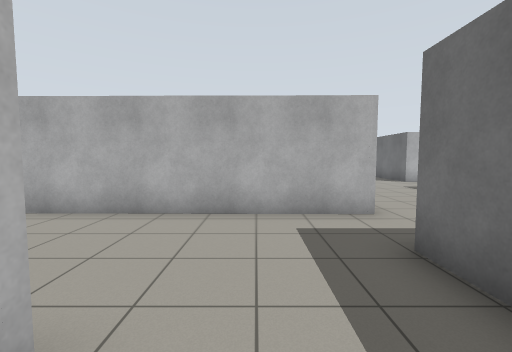
[1] (above)

16 first-person views from a walk through a world built for the Gazebo simulator. The camera is 1.2 m above the floor, tilts 4° down and sees 90° across. The floor is counted in squares, 1 m on a side. Each view is taken from the middle of a square. On the plan, view 1 faces up. The plan holds only what a view shows up to about 12 squares ahead; the rest is blank. The place goes on beyond the plan.

[2]
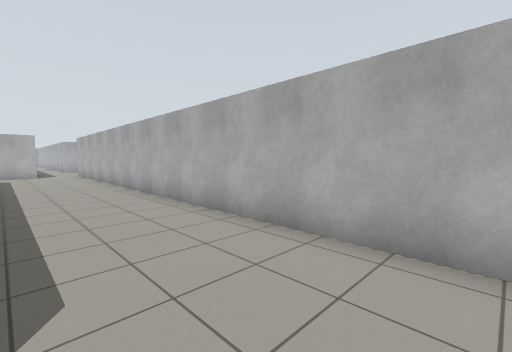

[3]
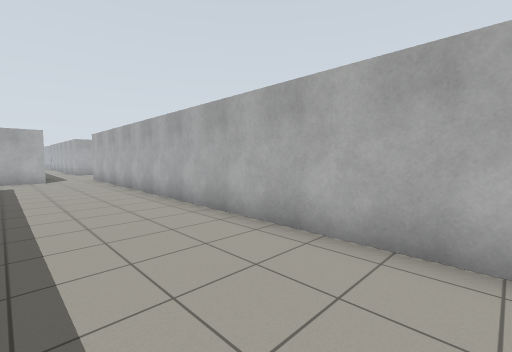

[4]
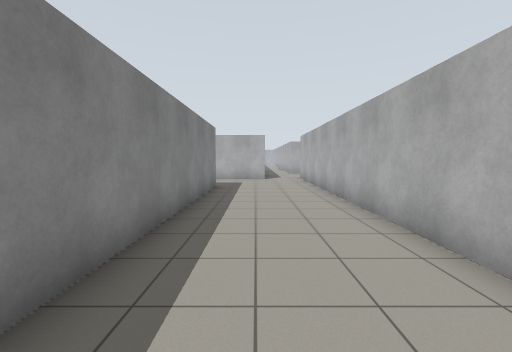

[5]
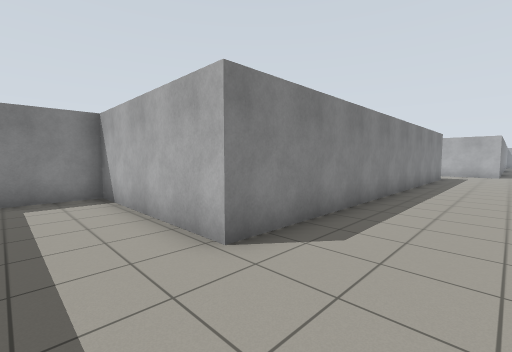

[6]
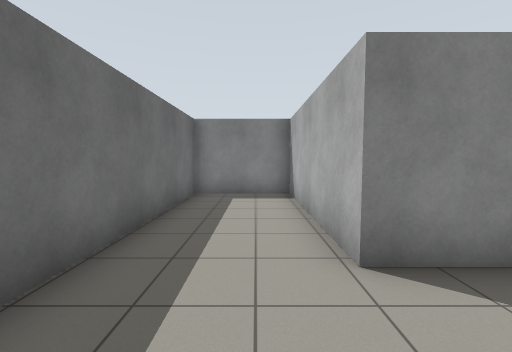

[7]
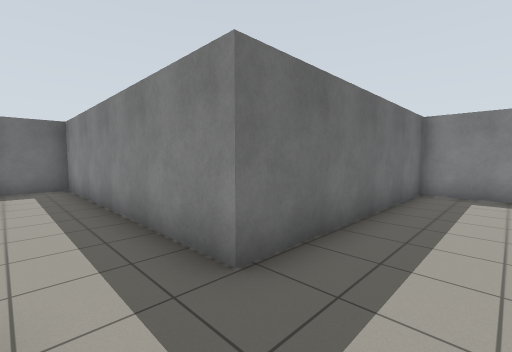

[8]
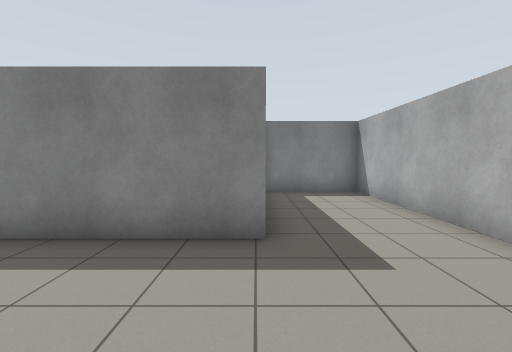

[9]
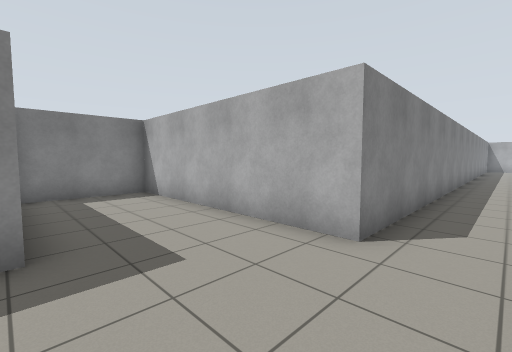

[10]
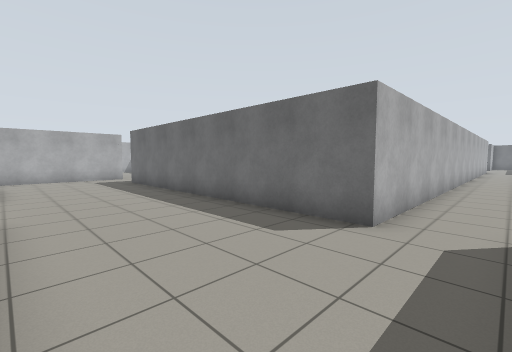

[11]
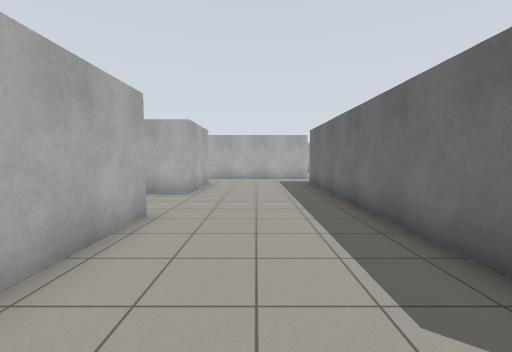

[12]
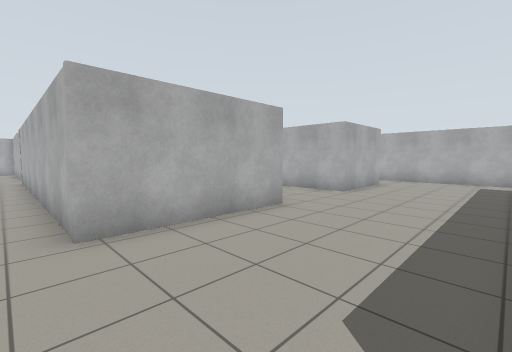

[13]
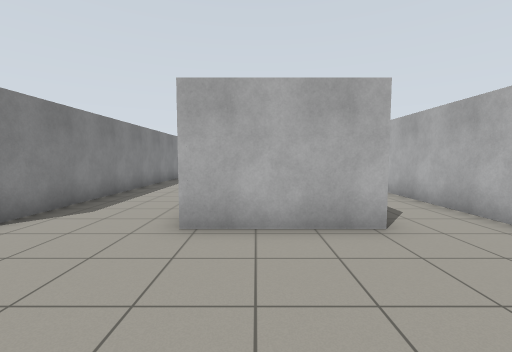

[14]
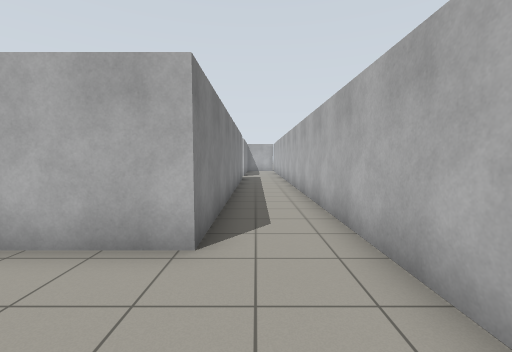

[15]
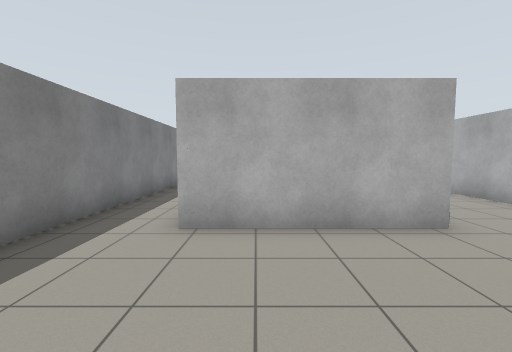

[16]
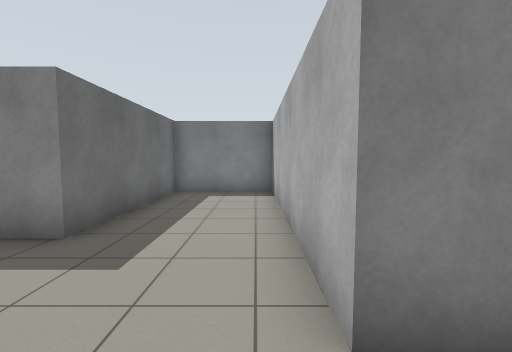

### Floor plan
Points are (right, up) in squares from view 1. A wall is a line through its corners. A room is listed if a view was taken in it or the views show most of it. See-through windows are left out.
Room 1 (views 1, 2, 3, 4, 5, 6, 7, 8, 9, 16)
walls: (-19.6, 3.5) (-19.6, -4.1) (-16.1, -4.1) (-16.1, 1.3) (-1.1, 1.3) (-1.1, -4.5); (1.6, 5.4) (-19.5, 5.7); (2.1, -4.5) (2.1, 3.2)
ways out: opening at (-20, 4.5) to room 2; opening at (2, 4.5)
Room 2 (views 10, 11, 12, 13, 14, 15)
walls: (-25.3, 10.4) (-25.3, 5.7) (-29.6, 5.8); (-29.5, 10.3) (-25.6, 10.3); (-19.5, 5.7) (-20.5, 5.7) (-20.5, 16.9); (-29.4, 17.2) (-25.3, 17.2) (-25.3, 13.7) (-29.5, 13.7); (-20.9, 19.6) (-29.5, 19.6); (-29.5, 3.5) (-19.6, 3.5)
ways out: opening at (-20, 4.5) to room 1

Positions as (right, up) in squares from view 1, and headings:
1: (0, 0), facing up
2: (0, 2), facing up-left
3: (-4, 2), facing up-left
4: (-5, 3), facing left
5: (1, 4), facing down-left
6: (0, 4), facing down
7: (0, 5), facing down-right
8: (-16, 5), facing down
9: (-16, 5), facing down-left
10: (-25, 4), facing up-right
11: (-23, 5), facing up
12: (-21, 5), facing up-left
13: (-21, 15), facing left
14: (-22, 18), facing left
15: (-21, 7), facing left
16: (-19, 5), facing down
